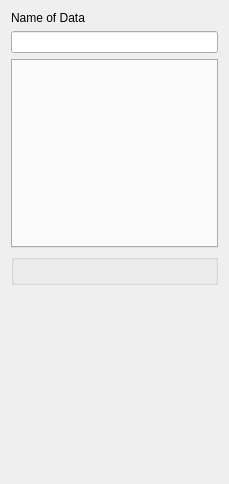
<?xml version="1.0" encoding="UTF-8"?>
<ui version="4.0">
 <class>VarianceData</class>
 <widget class="QWidget" name="VarianceData">
  <property name="geometry">
   <rect>
    <x>0</x>
    <y>0</y>
    <width>229</width>
    <height>484</height>
   </rect>
  </property>
  <property name="windowTitle">
   <string>Compute Variance</string>
  </property>
  <property name="AlgorithmCategory" stdset="0">
   <string>Data</string>
  </property>
  <property name="AlgorithmDescription" stdset="0">
   <string>Compute the variance</string>
  </property>
  <layout class="QVBoxLayout" name="verticalLayout_2">
   <item>
    <layout class="QVBoxLayout" name="verticalLayout">
     <item>
      <widget class="QLabel" name="label">
       <property name="text">
        <string>Name of Data</string>
       </property>
      </widget>
     </item>
     <item>
      <widget class="QLineEdit" name="Name"/>
     </item>
    </layout>
   </item>
   <item>
    <widget class="GridSelector" name="GridName"/>
   </item>
   <item>
    <widget class="OrderedPropertySelector" name="PropertyNames"/>
   </item>
   <item>
    <spacer name="verticalSpacer">
     <property name="orientation">
      <enum>Qt::Vertical</enum>
     </property>
     <property name="sizeHint" stdset="0">
      <size>
       <width>20</width>
       <height>71</height>
      </size>
     </property>
    </spacer>
   </item>
  </layout>
 </widget>
 <customwidgets>
  <customwidget>
   <class>OrderedPropertySelector</class>
   <extends>GsTLGroupBox</extends>
   <header>GsTLAppli/extra/qtplugins/selectors.h</header>
  </customwidget>
  <customwidget>
   <class>GsTLGroupBox</class>
   <extends>QGroupBox</extends>
   <header>GsTLAppli/extra/qtplugins/selectors.h</header>
  </customwidget>
  <customwidget>
   <class>GridSelector</class>
   <extends>QTabWidget</extends>
   <header>GsTLAppli/extra/qtplugins/selectors.h</header>
  </customwidget>
 </customwidgets>
 <resources/>
 <connections>
  <connection>
   <sender>GridName</sender>
   <signal>activated(QString)</signal>
   <receiver>PropertyNames</receiver>
   <slot>show_properties(QString)</slot>
   <hints>
    <hint type="sourcelabel">
     <x>114</x>
     <y>97</y>
    </hint>
    <hint type="destinationlabel">
     <x>114</x>
     <y>264</y>
    </hint>
   </hints>
  </connection>
 </connections>
</ui>
